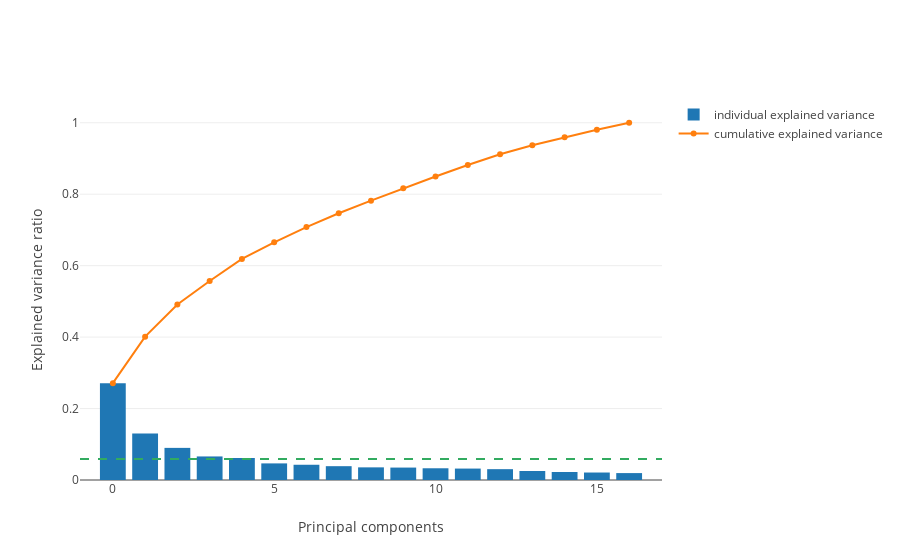

Source (notebook cell):
### Code cell
plot_explained_variance(pca)

### Figure 1 — Plotly figure (JSON) as saved in the notebook; plotly's stock layout.template omitted (floating-point values rounded to 4 significant figures)
{"data": [{"name": "individual explained variance", "type": "bar", "y": [0.2711, 0.1302, 0.0899, 0.06596, 0.06167, 0.04647, 0.04265, 0.03869, 0.03539, 0.03479, 0.03283, 0.032, 0.03035, 0.02525, 0.02249, 0.02093, 0.01935]}, {"name": "cumulative explained variance", "type": "scatter", "y": [0.2711, 0.4013, 0.4912, 0.5571, 0.6188, 0.6653, 0.7079, 0.7466, 0.782, 0.8168, 0.8496, 0.8816, 0.912, 0.9372, 0.9597, 0.9806, 1.0]}], "layout": {"shapes": [{"line": {"color": "rgb(50, 171, 96)", "dash": "dash", "width": 2}, "type": "line", "x0": 0, "x1": 1, "xref": "paper", "y0": 0.05882, "y1": 0.05882}], "xaxis": {"title": "Principal components"}, "yaxis": {"title": "Explained variance ratio"}}}
